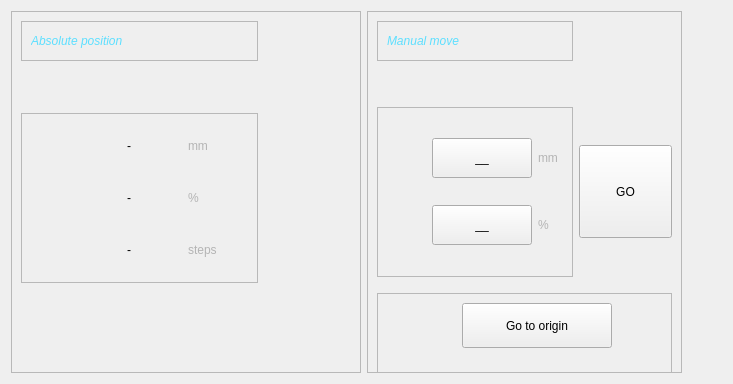
    <widget class="QWidget" name="tab_3">
     <attribute name="icon">
      <iconset resource="resources.qrc">
       <normaloff>:/icons/icons/move.svg</normaloff>:/icons/icons/move.svg</iconset>
     </attribute>
     <attribute name="title">
      <string>Stepper</string>
     </attribute>
     <layout class="QGridLayout" name="gridLayout_19">
      <item row="0" column="1">
       <widget class="QFrame" name="frame_10">
        <property name="maximumSize">
         <size>
          <width>350</width>
          <height>16777215</height>
         </size>
        </property>
        <property name="frameShape">
         <enum>QFrame::StyledPanel</enum>
        </property>
        <property name="frameShadow">
         <enum>QFrame::Raised</enum>
        </property>
        <layout class="QGridLayout" name="gridLayout_21">
         <item row="2" column="0">
          <widget class="QFrame" name="frame_32">
           <property name="minimumSize">
            <size>
             <width>0</width>
             <height>170</height>
            </size>
           </property>
           <property name="frameShape">
            <enum>QFrame::StyledPanel</enum>
           </property>
           <property name="frameShadow">
            <enum>QFrame::Raised</enum>
           </property>
           <layout class="QGridLayout" name="gridLayout_13">
            <item row="0" column="2">
             <widget class="QLabel" name="label_44">
              <property name="minimumSize">
               <size>
                <width>25</width>
                <height>0</height>
               </size>
              </property>
              <property name="maximumSize">
               <size>
                <width>50</width>
                <height>16777215</height>
               </size>
              </property>
              <property name="styleSheet">
               <string notr="true">color : rgb(180, 180, 180);</string>
              </property>
              <property name="text">
               <string>mm</string>
              </property>
             </widget>
            </item>
            <item row="0" column="1">
             <widget class="QPushButton" name="pushButton_60">
              <property name="sizePolicy">
               <sizepolicy hsizetype="Expanding" vsizetype="Fixed">
                <horstretch>0</horstretch>
                <verstretch>0</verstretch>
               </sizepolicy>
              </property>
              <property name="minimumSize">
               <size>
                <width>100</width>
                <height>40</height>
               </size>
              </property>
              <property name="maximumSize">
               <size>
                <width>100</width>
                <height>40</height>
               </size>
              </property>
              <property name="layoutDirection">
               <enum>Qt::LeftToRight</enum>
              </property>
              <property name="styleSheet">
               <string notr="true"/>
              </property>
              <property name="text">
               <string>__</string>
              </property>
              <property name="icon">
               <iconset>
                <normaloff>:/icons/index.png</normaloff>:/icons/index.png</iconset>
              </property>
              <property name="autoDefault">
               <bool>false</bool>
              </property>
              <property name="default">
               <bool>false</bool>
              </property>
              <property name="flat">
               <bool>false</bool>
              </property>
             </widget>
            </item>
            <item row="1" column="1">
             <widget class="QPushButton" name="pushButton_61">
              <property name="sizePolicy">
               <sizepolicy hsizetype="Expanding" vsizetype="Fixed">
                <horstretch>0</horstretch>
                <verstretch>0</verstretch>
               </sizepolicy>
              </property>
              <property name="minimumSize">
               <size>
                <width>100</width>
                <height>40</height>
               </size>
              </property>
              <property name="maximumSize">
               <size>
                <width>100</width>
                <height>40</height>
               </size>
              </property>
              <property name="layoutDirection">
               <enum>Qt::LeftToRight</enum>
              </property>
              <property name="styleSheet">
               <string notr="true"/>
              </property>
              <property name="text">
               <string>__</string>
              </property>
              <property name="icon">
               <iconset>
                <normaloff>:/icons/index.png</normaloff>:/icons/index.png</iconset>
              </property>
              <property name="autoDefault">
               <bool>false</bool>
              </property>
              <property name="default">
               <bool>false</bool>
              </property>
              <property name="flat">
               <bool>false</bool>
              </property>
             </widget>
            </item>
            <item row="0" column="0">
             <spacer name="horizontalSpacer_23">
              <property name="orientation">
               <enum>Qt::Horizontal</enum>
              </property>
              <property name="sizeHint" stdset="0">
               <size>
                <width>40</width>
                <height>20</height>
               </size>
              </property>
             </spacer>
            </item>
            <item row="1" column="2">
             <widget class="QLabel" name="label_45">
              <property name="minimumSize">
               <size>
                <width>25</width>
                <height>0</height>
               </size>
              </property>
              <property name="maximumSize">
               <size>
                <width>50</width>
                <height>16777215</height>
               </size>
              </property>
              <property name="styleSheet">
               <string notr="true">color : rgb(180, 180, 180);</string>
              </property>
              <property name="text">
               <string>%</string>
              </property>
             </widget>
            </item>
            <item row="1" column="0">
             <spacer name="horizontalSpacer_24">
              <property name="orientation">
               <enum>Qt::Horizontal</enum>
              </property>
              <property name="sizeHint" stdset="0">
               <size>
                <width>40</width>
                <height>20</height>
               </size>
              </property>
             </spacer>
            </item>
           </layout>
          </widget>
         </item>
         <item row="3" column="0" colspan="2">
          <widget class="QFrame" name="frame_42">
           <property name="minimumSize">
            <size>
             <width>0</width>
             <height>80</height>
            </size>
           </property>
           <property name="maximumSize">
            <size>
             <width>16777215</width>
             <height>60</height>
            </size>
           </property>
           <property name="frameShape">
            <enum>QFrame::StyledPanel</enum>
           </property>
           <property name="frameShadow">
            <enum>QFrame::Raised</enum>
           </property>
           <layout class="QGridLayout" name="gridLayout_15">
            <item row="0" column="0">
             <spacer name="horizontalSpacer_42">
              <property name="orientation">
               <enum>Qt::Horizontal</enum>
              </property>
              <property name="sizeHint" stdset="0">
               <size>
                <width>75</width>
                <height>20</height>
               </size>
              </property>
             </spacer>
            </item>
            <item row="0" column="1" alignment="Qt::AlignTop">
             <widget class="QPushButton" name="pushButton_stepper_go_zero">
              <property name="minimumSize">
               <size>
                <width>150</width>
                <height>45</height>
               </size>
              </property>
              <property name="text">
               <string>Go to origin</string>
              </property>
             </widget>
            </item>
            <item row="0" column="2">
             <spacer name="horizontalSpacer_43">
              <property name="orientation">
               <enum>Qt::Horizontal</enum>
              </property>
              <property name="sizeType">
               <enum>QSizePolicy::Fixed</enum>
              </property>
              <property name="sizeHint" stdset="0">
               <size>
                <width>50</width>
                <height>20</height>
               </size>
              </property>
             </spacer>
            </item>
           </layout>
          </widget>
         </item>
         <item row="0" column="0">
          <widget class="QFrame" name="frame_11">
           <property name="maximumSize">
            <size>
             <width>16777215</width>
             <height>50</height>
            </size>
           </property>
           <property name="frameShape">
            <enum>QFrame::StyledPanel</enum>
           </property>
           <property name="frameShadow">
            <enum>QFrame::Raised</enum>
           </property>
           <layout class="QHBoxLayout" name="horizontalLayout_28">
            <item>
             <widget class="QLabel" name="label_13">
              <property name="styleSheet">
               <string notr="true">color: rgb(93, 223, 255);
font: italic;</string>
              </property>
              <property name="text">
               <string>Manual move</string>
              </property>
             </widget>
            </item>
            <item>
             <spacer name="horizontalSpacer_22">
              <property name="orientation">
               <enum>Qt::Horizontal</enum>
              </property>
              <property name="sizeHint" stdset="0">
               <size>
                <width>40</width>
                <height>20</height>
               </size>
              </property>
             </spacer>
            </item>
           </layout>
          </widget>
         </item>
         <item row="2" column="1">
          <widget class="QPushButton" name="pushButton_stepper_go">
           <property name="minimumSize">
            <size>
             <width>93</width>
             <height>93</height>
            </size>
           </property>
           <property name="text">
            <string>GO</string>
           </property>
          </widget>
         </item>
         <item row="1" column="0">
          <spacer name="verticalSpacer_4">
           <property name="orientation">
            <enum>Qt::Vertical</enum>
           </property>
           <property name="sizeHint" stdset="0">
            <size>
             <width>20</width>
             <height>40</height>
            </size>
           </property>
          </spacer>
         </item>
        </layout>
       </widget>
      </item>
      <item row="0" column="0">
       <widget class="QFrame" name="frame_33">
        <property name="maximumSize">
         <size>
          <width>350</width>
          <height>16777215</height>
         </size>
        </property>
        <property name="frameShape">
         <enum>QFrame::StyledPanel</enum>
        </property>
        <property name="frameShadow">
         <enum>QFrame::Raised</enum>
        </property>
        <layout class="QGridLayout" name="gridLayout_16">
         <item row="1" column="0">
          <widget class="QFrame" name="frame_35">
           <property name="minimumSize">
            <size>
             <width>0</width>
             <height>170</height>
            </size>
           </property>
           <property name="frameShape">
            <enum>QFrame::StyledPanel</enum>
           </property>
           <property name="frameShadow">
            <enum>QFrame::Raised</enum>
           </property>
           <layout class="QGridLayout" name="gridLayout_18">
            <item row="0" column="0">
             <spacer name="horizontalSpacer_26">
              <property name="orientation">
               <enum>Qt::Horizontal</enum>
              </property>
              <property name="sizeHint" stdset="0">
               <size>
                <width>98</width>
                <height>20</height>
               </size>
              </property>
             </spacer>
            </item>
            <item row="0" column="1" colspan="2">
             <widget class="QLabel" name="label_pos_mm">
              <property name="text">
               <string>-</string>
              </property>
             </widget>
            </item>
            <item row="0" column="3">
             <spacer name="horizontalSpacer_37">
              <property name="orientation">
               <enum>Qt::Horizontal</enum>
              </property>
              <property name="sizeHint" stdset="0">
               <size>
                <width>40</width>
                <height>20</height>
               </size>
              </property>
             </spacer>
            </item>
            <item row="0" column="4">
             <widget class="QLabel" name="label_46">
              <property name="minimumSize">
               <size>
                <width>25</width>
                <height>0</height>
               </size>
              </property>
              <property name="maximumSize">
               <size>
                <width>50</width>
                <height>16777215</height>
               </size>
              </property>
              <property name="styleSheet">
               <string notr="true">color : rgb(180, 180, 180);</string>
              </property>
              <property name="text">
               <string>mm</string>
              </property>
             </widget>
            </item>
            <item row="1" column="0">
             <spacer name="horizontalSpacer_27">
              <property name="orientation">
               <enum>Qt::Horizontal</enum>
              </property>
              <property name="sizeHint" stdset="0">
               <size>
                <width>98</width>
                <height>20</height>
               </size>
              </property>
             </spacer>
            </item>
            <item row="1" column="1" colspan="2">
             <widget class="QLabel" name="label_pos_percent">
              <property name="text">
               <string>-</string>
              </property>
             </widget>
            </item>
            <item row="1" column="3">
             <spacer name="horizontalSpacer_38">
              <property name="orientation">
               <enum>Qt::Horizontal</enum>
              </property>
              <property name="sizeHint" stdset="0">
               <size>
                <width>40</width>
                <height>20</height>
               </size>
              </property>
             </spacer>
            </item>
            <item row="1" column="4">
             <widget class="QLabel" name="label_47">
              <property name="minimumSize">
               <size>
                <width>60</width>
                <height>0</height>
               </size>
              </property>
              <property name="maximumSize">
               <size>
                <width>50</width>
                <height>16777215</height>
               </size>
              </property>
              <property name="styleSheet">
               <string notr="true">color : rgb(180, 180, 180);</string>
              </property>
              <property name="text">
               <string>%</string>
              </property>
             </widget>
            </item>
            <item row="2" column="0">
             <spacer name="horizontalSpacer_40">
              <property name="orientation">
               <enum>Qt::Horizontal</enum>
              </property>
              <property name="sizeHint" stdset="0">
               <size>
                <width>80</width>
                <height>20</height>
               </size>
              </property>
             </spacer>
            </item>
            <item row="2" column="1">
             <widget class="QLabel" name="label_pos_steps">
              <property name="text">
               <string>-</string>
              </property>
             </widget>
            </item>
            <item row="2" column="2" colspan="2">
             <spacer name="horizontalSpacer_41">
              <property name="orientation">
               <enum>Qt::Horizontal</enum>
              </property>
              <property name="sizeHint" stdset="0">
               <size>
                <width>27</width>
                <height>20</height>
               </size>
              </property>
             </spacer>
            </item>
            <item row="2" column="4">
             <widget class="QLabel" name="label_50">
              <property name="minimumSize">
               <size>
                <width>60</width>
                <height>0</height>
               </size>
              </property>
              <property name="maximumSize">
               <size>
                <width>100</width>
                <height>16777215</height>
               </size>
              </property>
              <property name="styleSheet">
               <string notr="true">color : rgb(180, 180, 180);</string>
              </property>
              <property name="text">
               <string>steps</string>
              </property>
             </widget>
            </item>
           </layout>
          </widget>
         </item>
         <item row="0" column="0" alignment="Qt::AlignTop">
          <widget class="QFrame" name="frame_34">
           <property name="maximumSize">
            <size>
             <width>16777215</width>
             <height>50</height>
            </size>
           </property>
           <property name="frameShape">
            <enum>QFrame::StyledPanel</enum>
           </property>
           <property name="frameShadow">
            <enum>QFrame::Raised</enum>
           </property>
           <layout class="QHBoxLayout" name="horizontalLayout_29">
            <item>
             <widget class="QLabel" name="label_15">
              <property name="styleSheet">
               <string notr="true">color: rgb(93, 223, 255);
font: italic;</string>
              </property>
              <property name="text">
               <string>Absolute position</string>
              </property>
             </widget>
            </item>
            <item>
             <spacer name="horizontalSpacer_25">
              <property name="orientation">
               <enum>Qt::Horizontal</enum>
              </property>
              <property name="sizeHint" stdset="0">
               <size>
                <width>40</width>
                <height>20</height>
               </size>
              </property>
             </spacer>
            </item>
           </layout>
          </widget>
         </item>
         <item row="1" column="1">
          <spacer name="horizontalSpacer_32">
           <property name="orientation">
            <enum>Qt::Horizontal</enum>
           </property>
           <property name="sizeType">
            <enum>QSizePolicy::Fixed</enum>
           </property>
           <property name="sizeHint" stdset="0">
            <size>
             <width>93</width>
             <height>20</height>
            </size>
           </property>
          </spacer>
         </item>
         <item row="2" column="0">
          <spacer name="verticalSpacer_2">
           <property name="orientation">
            <enum>Qt::Vertical</enum>
           </property>
           <property name="sizeType">
            <enum>QSizePolicy::Fixed</enum>
           </property>
           <property name="sizeHint" stdset="0">
            <size>
             <width>20</width>
             <height>80</height>
            </size>
           </property>
          </spacer>
         </item>
        </layout>
       </widget>
      </item>
      <item row="0" column="2">
       <spacer name="horizontalSpacer_39">
        <property name="orientation">
         <enum>Qt::Horizontal</enum>
        </property>
        <property name="sizeHint" stdset="0">
         <size>
          <width>40</width>
          <height>20</height>
         </size>
        </property>
       </spacer>
      </item>
     </layout>
    </widget>
